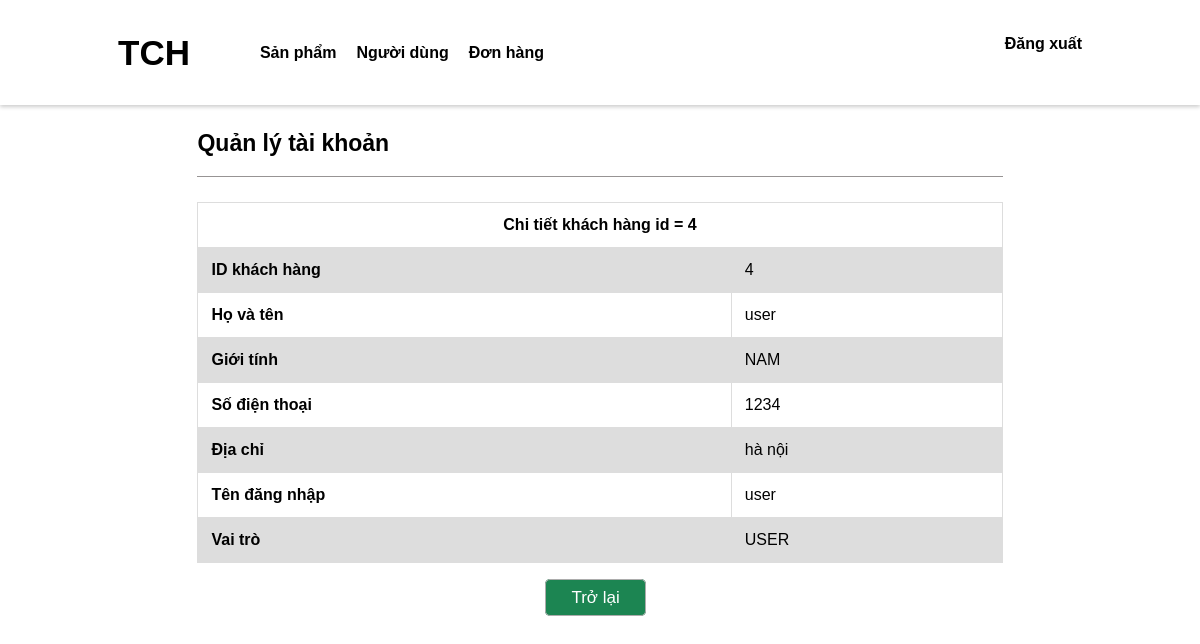
Page /admin/xemCT_KH.php?id=4 (signed in) on the earlier database version.
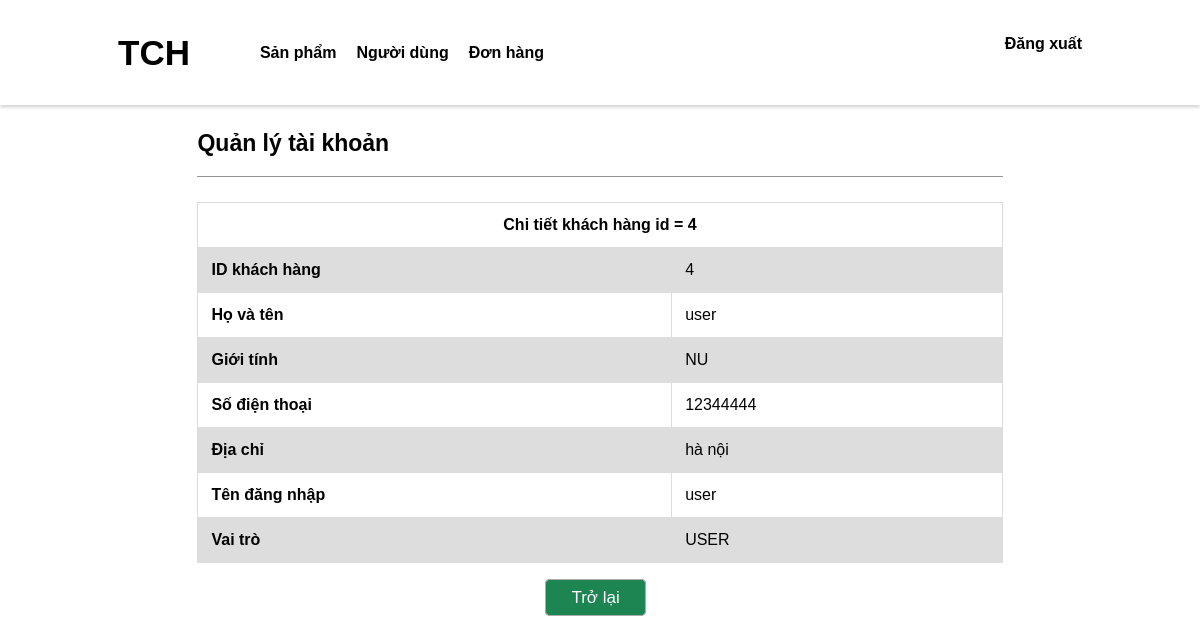
Same page on the later database version.
### tables this page shows
CREATE TABLE `nguoi_dung` (
  `id` bigint NOT NULL AUTO_INCREMENT,
  `id_vai_tro` int DEFAULT NULL,
  `ho_ten` varchar(50) DEFAULT NULL,
  `gioi_tinh` varchar(50) DEFAULT NULL,
  `so_dien_thoai` varchar(50) DEFAULT NULL,
  `dia_chi` varchar(50) DEFAULT NULL,
  `ten_dang_nhap` varchar(50) DEFAULT NULL,
  `mat_khau` varchar(50) DEFAULT NULL,
  PRIMARY KEY (`id`),
  KEY `fk_nguoi_dung_vai_tro` (`id_vai_tro`),
  CONSTRAINT `fk_nguoi_dung_vai_tro` FOREIGN KEY (`id_vai_tro`) REFERENCES `vai_tro` (`id`)
);

### php/admin/getObjectById.php (called while the page is built, shortened)
<?php
function getObjectById($con, $tableName, $id)
{
    $sql = "SELECT * FROM $tableName WHERE id = ? ";
    $stmt = $con->prepare($sql);
    if ($stmt) {
        $stmt->bind_param("i", $id);
        $stmt->execute();
        $result = $stmt->get_result();
        return $result->fetch_assoc();
    }
    return null;
}

### php/admin/getRoleById.php (called while the page is built, shortened)
<?php
function getRoleById($con, $id)
{
    $sql = "SELECT vai_tro.ten FROM vai_tro WHERE id = ? ";
    $stmt = $con->prepare($sql);
    if ($stmt) {
        $stmt->bind_param("i", $id);
        $stmt->execute();
        $result = $stmt->get_result();
        return $result->fetch_assoc();
    }
    return null;
}

### admin/xemCT_KH.php (the view, shortened to what this page needs)
<!DOCTYPE html>
<html lang="en">
<head>
    <link rel="stylesheet" href="css/view.css">
</head>
<body>
    <?php
    require('layout/header.php');
    require('../php/admin/getObjectById.php');
    require('../php/admin/getRoleById.php');
    $idCurrent = $_GET['id'];
    $User = getObjectById($con, 'nguoi_dung', $idCurrent);
    $Role = getRoleById($con, $User['id_vai_tro']);
    ?>
    <div class="view">
        <div class="title">
            <h2 style="font-size:23px">Quản lý tài khoản</h2>
        </div>
        <div class="main">
            <form action="">
                <table>
                    <tr>
                        <th colspan="2" style="text-align: center;">Chi tiết khách hàng id = <?php echo $_GET['id'] ?></th>
                    </tr>
                    <tr>
                        <th>ID khách hàng</th>
                        <td><?php echo $User['id'] ?></td>
                    </tr>
                    <tr>
                        <th>Họ và tên</th>
                        <td><?php echo $User['ho_ten'] ?></td>
                    </tr>
                    <tr>
                        <th>Giới tính</th>
                        <td><?php echo $User['gioi_tinh'] ?></td>
                    </tr>
                    <tr>
                        <th>Số điện thoại</th>
                        <td><?php echo $User['so_dien_thoai'] ?></td>
                    </tr>
                    <tr>
                        <th>Địa chỉ</th>
                        <td><?php echo $User['dia_chi'] ?></td>
                    </tr>
                    <tr>
                        <th>Tên đăng nhập</th>
                        <td><?php echo $User['ten_dang_nhap'] ?></td>
                    </tr>
                    <tr>
                        <th>Vai trò</th>
                        <td><?php echo $Role['ten'] ?></td>
                    </tr>
                </table>
                <div class="submit">
                    <a href="quanLyKH.php" style="background-color: #1C8552; color : white;">Trở lại</a>
                </div>
            </form>
        </div>
    </div>
</body>
</html>

Differences in the rows shown:
changed nguoi_dung "user": gioi_tinh "NAM" → "NU"; so_dien_thoai "1234" → "12344444"
